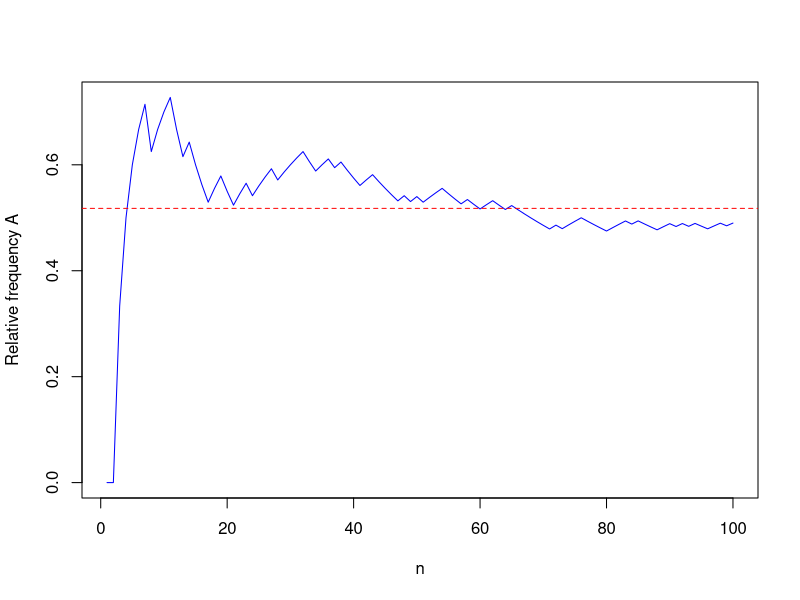
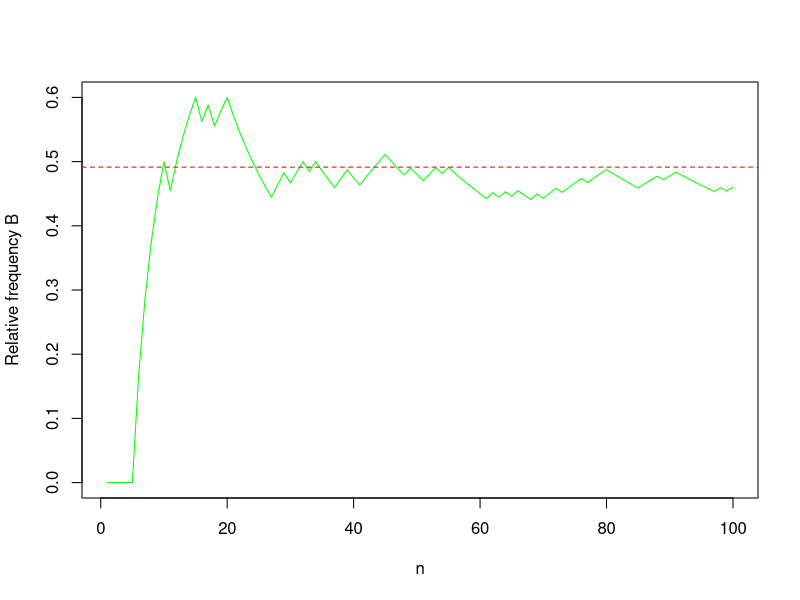
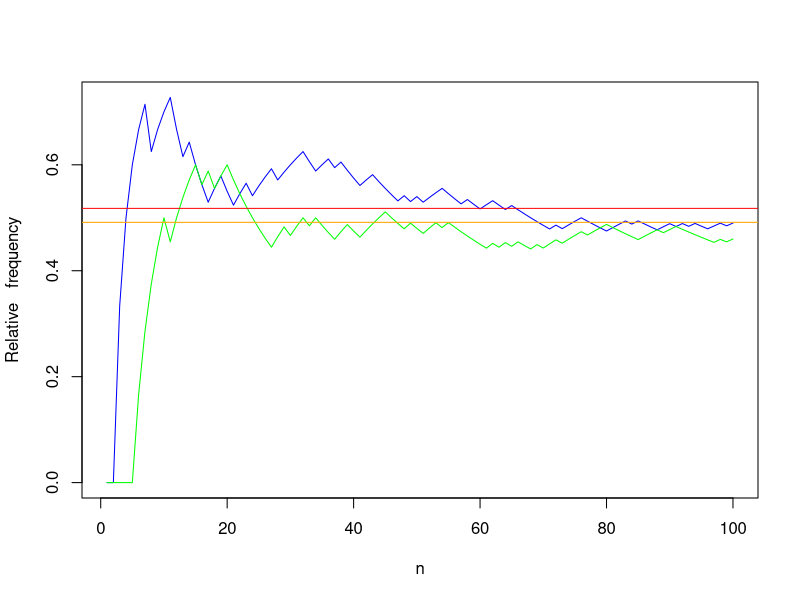
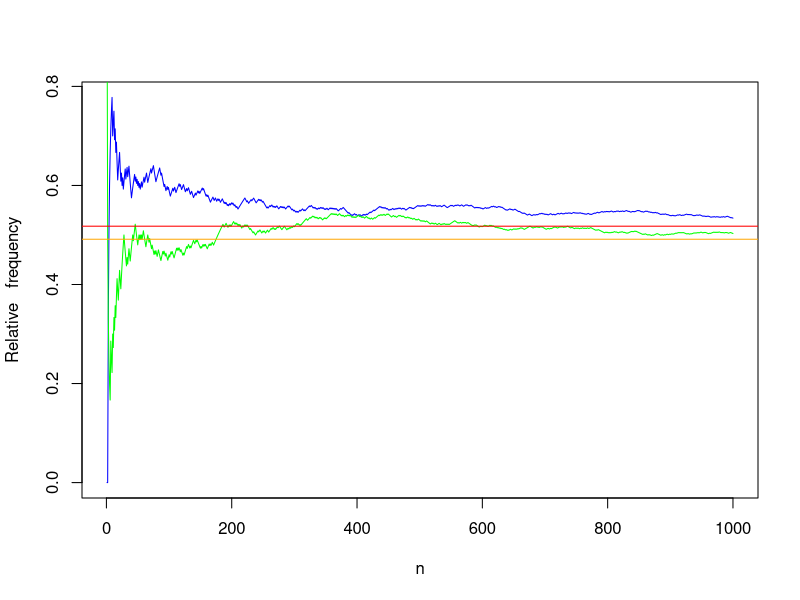
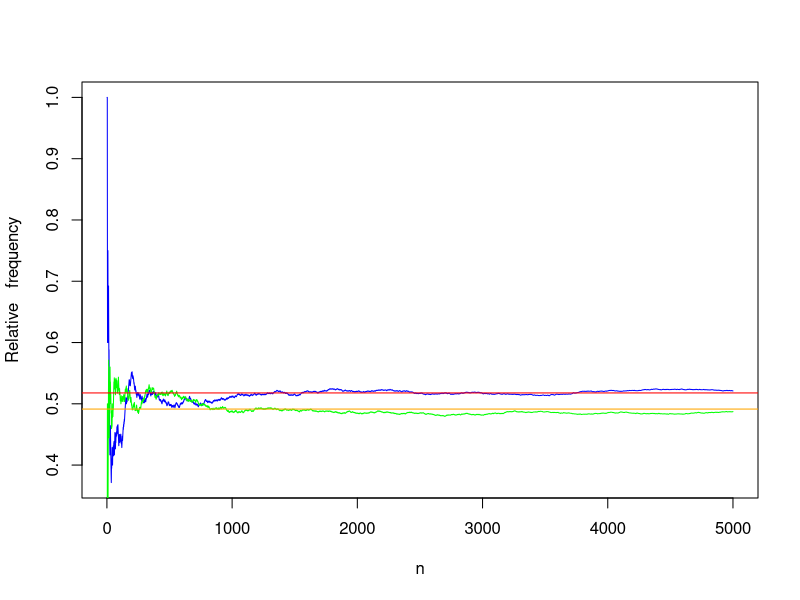
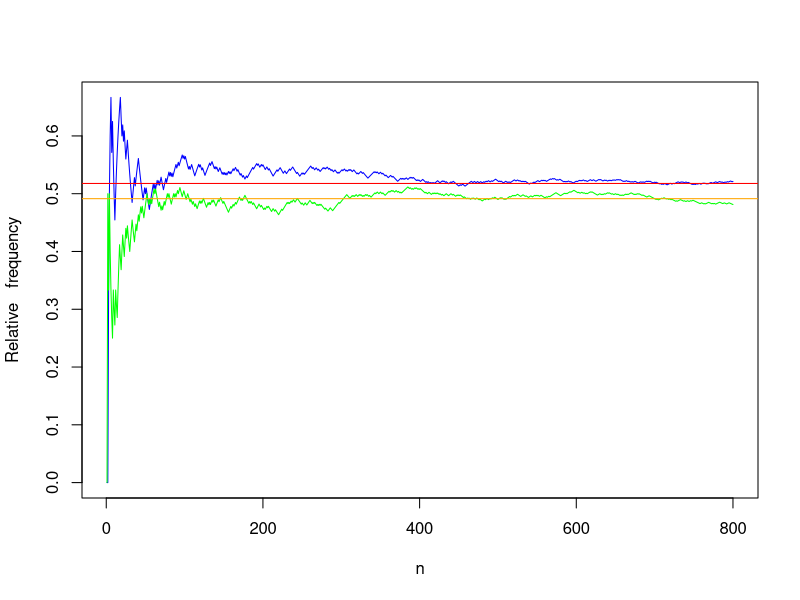

Source code (R) for these figures, in order:
## ---- chunk 1
experimentA <- function(){
  roll <- sample(1:6, size = 4, replace = TRUE)
  condition <- sum(roll == 6) > 0
  return(condition)
}
## ---- chunk 2
happensA <- replicate(100, experimentA())
fr.A <- sum(happensA)/length(happensA)
Pr.A <- 671/1296
## ---- chunk 3
experimentB <- function(){
  first.die <- sample(1:6, size = 24, replace = TRUE)
  second.die <- sample(1:6, size = 24, replace = TRUE)
  condition <- sum((first.die == second.die) & (first.die == 6)) > 0
  return(condition)
}
## ---- chunk 4
happensB <- replicate(100, experimentB())
fr.B <- sum(happensB)/length(happensB) 
Pr.B <- 0.4914038761
## ---- chunk 5
## Game 1
n <- 1:length(happensA)
cum.fr.A <- cumsum(happensA)/n
plot(1:length(happensA), cum.fr.A, type = "l",col = 'blue', xlab = "n", ylab = "Relative frequency A")
abline(h = 671/1296, col = 'red', lty = 2)
## ---- chunk 6
## Game 2
n <- 1:length(happensB)
cum.fr.B <- cumsum(happensB)/n
plot(1:length(happensB), cum.fr.B, type = "l",col = 'green', xlab = "n", ylab = "Relative frequency B")
abline(h = 0.4914038761, col = 'red', lty = 2)
## ---- chunk 7
  plot(1:length(happensA), cum.fr.A, type = "l", col = 'blue', xlab = "n",
       ylab = "Relative   frequency")
  lines(1:length(happensB), cum.fr.B, type = "l", col = 'green')
  abline(h = 671/1296, col = 'red')
  abline(h = 0.4914038761, col = 'orange')
## ---- chunk 8
happensA <- replicate(1000, experimentA())
happensB <- replicate(1000, experimentB())

n <- 1:length(happensA)
cum.fr.A <- cumsum(happensA)/n
cum.fr.B <- cumsum(happensB)/n
## ---- chunk 9
  plot(1:length(happensA), cum.fr.A, type = "l", col = 'blue', xlab = "n",
       ylab = "Relative   frequency")
  lines(1:length(happensB), cum.fr.B, type = "l", col = 'green')
  abline(h = 671/1296, col = 'red')
  abline(h = 0.4914038761, col = 'orange')
## ---- chunk 10
happensA <- replicate(5000, experimentA())
happensB <- replicate(5000, experimentB())

n <- 1:length(happensA)
cum.fr.A <- cumsum(happensA)/n
cum.fr.B <- cumsum(happensB)/n
## ---- chunk 11
  plot(1:length(happensA), cum.fr.A, type = "l", col = 'blue', xlab = "n",
       ylab = "Relative   frequency")
  lines(1:length(happensB), cum.fr.B, type = "l", col = 'green')
  abline(h = 671/1296, col = 'red')
  abline(h = 0.4914038761, col = 'orange')
## ---- chunk 12
happensA <- replicate(800, experimentA())
happensB <- replicate(800, experimentB())

n <- 1:length(happensA)
cum.fr.A <- cumsum(happensA)/n
cum.fr.B <- cumsum(happensB)/n
## ---- chunk 13
  plot(1:length(happensA), cum.fr.A, type = "l", col = 'blue', xlab = "n",
       ylab = "Relative   frequency")
  lines(1:length(happensB), cum.fr.B, type = "l", col = 'green')
  abline(h = 671/1296, col = 'red')
  abline(h = 0.4914038761, col = 'orange')
